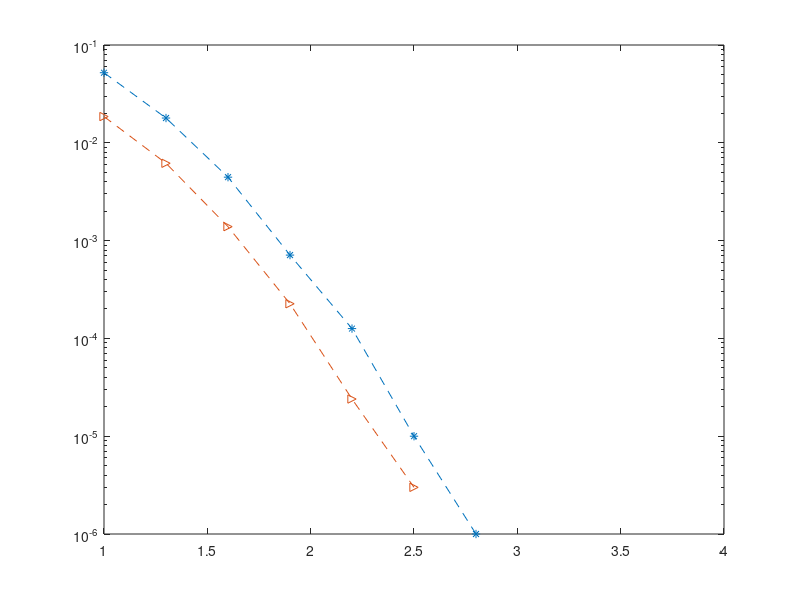
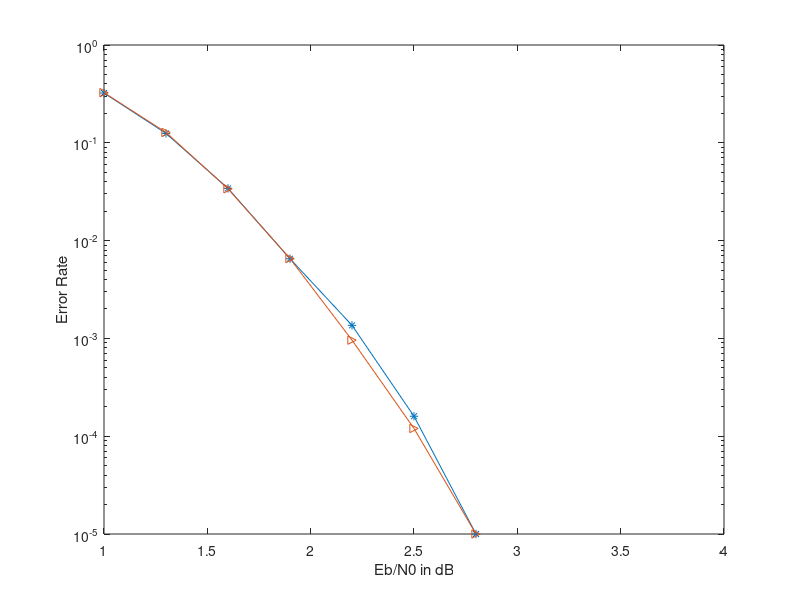

Here is the MATLAB script that generated these plots, in order:
EbN0dB = [1:0.3:3.7];

% BER = [0.140601, 0.088985, 0.046631, 0.019135, 0.006156, 0.001674, 0.000372, 0.000067, 0.000011, 0.000002];
% BLER = [0.769370, 0.541770, 0.315060, 0.143160, 0.053350, 0.016950, 0.004670, 0.001130, 0.000260, 0.000060];

% BER = [0.085458, 0.038951, 0.013565, 0.003427, 0.000647, 0.000111, 0.000016, 0, 0, 0;];
% BLER = [0.508860, 0.259030, 0.100740, 0.028440, 0.006730, 0.001320, 0.000230, 0.000020, 0.000010, 0]; 

% BER = [0.052059, 0.018057, 0.004307, 0.000728, 0.000096, 0.000015, 0.000002, 0, 0, 0];
% BLER = [0.323990, 0.125020, 0.034040, 0.006510, 0.001150, 0.000200, 0.000030, 0, 0, 0];

% BER = [0.033328, 0.009095, 0.001638, 0.000200, 0.000022, 0.000003, 0, 0, 0, 0];
% BLER = [0.211260, 0.064070, 0.013470, 0.001930, 0.000320, 0.000030, 0, 0, 0, 0];

% BER = [0.022220, 0.004976, 0.000719, 0.000057, 0.000005, 0, 0, 0, 0, 0];
% BLER = [0.142480, 0.036230, 0.006350, 0.000700, 0.000120, 0.000010, 0, 0, 0, 0];


% LDPC
%     0.1309    0.1204    0.1101    0.0999    0.0901    0.0806    0.0715    0.0628
% 
%     0.0261    0.0028    0.0001    0.0000         0         0         0         0
%% data for sys - l = 4
BER = [0.052067, 0.017917, 0.004453, 0.000711, 0.000126, 0.000010, 0.000001, 0, 0, 0];
BLER = [0.323030, 0.124780, 0.034190, 0.006530, 0.001360, 0.000160, 0.000010, 0,0, 0];

BER_sys = [0.018545, 0.006178, 0.001388, 0.000226, 0.000024, 0.000003, 0, 0, 0, 0];
BLER_sys = [0.325550, 0.127670, 0.033880, 0.006550, 0.000960, 0.000120, 0.000010, 0, 0, 0];
%% plot for BER_SSCL vs Eb/N0
figure(1)
semilogy(EbN0dB,BER,'--*');
hold on;
semilogy(EbN0dB,BER_sys,'-->');


figure(2);
semilogy(EbN0dB,BLER,'-*');
hold on;
semilogy(EbN0dB,BLER_sys,'->');

% legend('BER','BLER');
xlabel('Eb/N0 in dB');
ylabel('Error Rate');